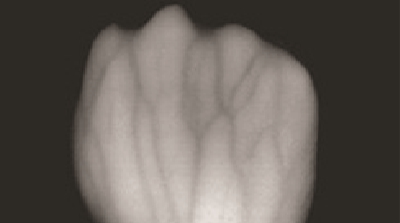
#> input picture Visi Komputer/Mencoba/images/palm.jpg, 400 x 223 px, found by its file name
$ python preprocess.py
#> lines starting #> are read from the running program, lines starting #| are printed output that depends on the picture; after the words box and inside, x2 and y2 are one past the last pixel; in counts of white or black regions, pixels touching at a corner belong together
# -*- coding: utf-8 -*-
"""
Spyder Editor

This is a temporary script file.
"""
import numpy as np
import cv2
from matplotlib import pyplot as plt
name = 'D:\Perkuliahan\Semester-5\Visi Komputer\Mencoba\images\palm.jpg'
img = cv2.imread(name,0)
#> img: shape (223, 400); min 35, max 225, mean 96.7
blur = cv2.GaussianBlur(img,(31,31),0)

highpass = cv2.subtract(img,blur)
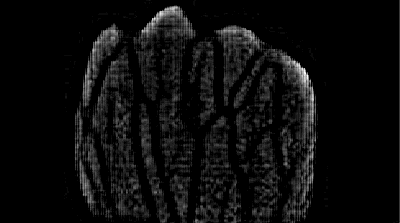
#> highpass: shape (223, 400); min 0, max 23, mean 1.1; drawn with min black and max white

img_temp = cv2.multiply(img,(1.05-1))
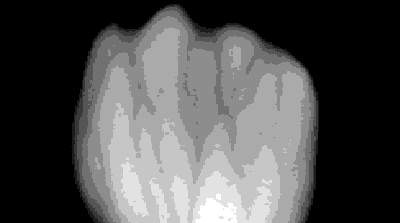
#> img_temp: shape (223, 400); min 2, max 11, mean 4.81; drawn with min black and max white
highboost = cv2.add(img_temp,highpass)
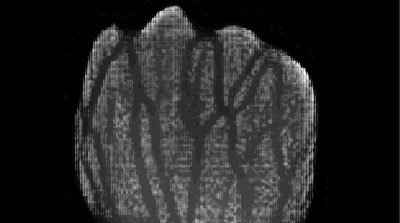
#> highboost: shape (223, 400); min 2, max 29, mean 6; drawn with min black and max white

hist_eq = cv2.equalizeHist(highboost)
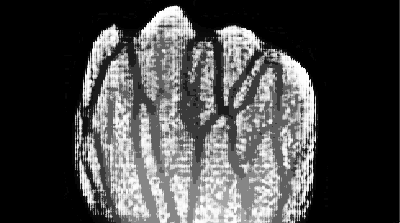
#> hist_eq: shape (223, 400); min 0, max 255, mean 72.3

smooth = cv2.GaussianBlur(hist_eq,(11,11),0)
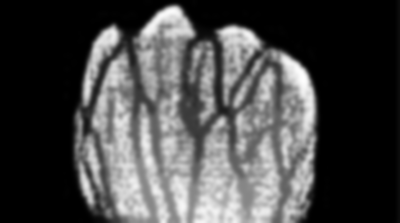
#> smooth: shape (223, 400); min 0, max 254, mean 72.3
adap = cv2.adaptiveThreshold(smooth, 255, cv2.ADAPTIVE_THRESH_MEAN_C, cv2.THRESH_BINARY, 25, 25)
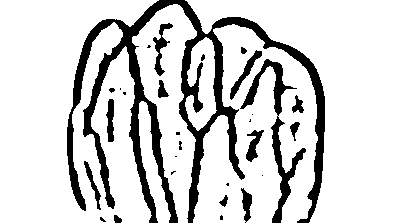
#> adap: shape (223, 400); 82.9% white; 29 black regions (12 under 20 px), largest, box (x1, y1, x2, y2) and area: (67, 0, 325, 223) 11322, (240, 59, 306, 223) 1728, (153, 23, 173, 76) 344

plt.imshow(img,cmap=plt.get_cmap('gray'))
plt.title('reference')
# plt.show()
plt.imshow(blur,cmap=plt.get_cmap('gray'))
plt.title('low pass')
# plt.show()
plt.imshow(highpass,cmap=plt.get_cmap('gray'))
plt.title('high pass')
# plt.show()
plt.imshow(highboost,cmap=plt.get_cmap('gray'))
plt.title('highboost')
# plt.show()
plt.imshow(hist_eq,cmap=plt.get_cmap('gray'))
plt.title('histogram equalization')
# plt.show()
plt.imshow(smooth,cmap=plt.get_cmap('gray'))
plt.title('smoothened')
# plt.show()
plt.imshow(adap,cmap=plt.get_cmap('gray'))
plt.title('adaptive threshold')
plt.show()
